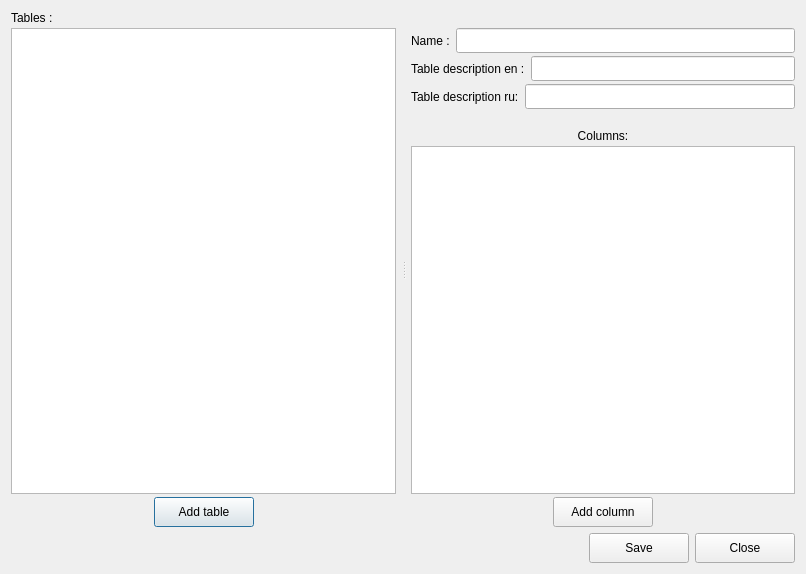
<?xml version="1.0" encoding="UTF-8"?>
<ui version="4.0">
 <class>DatabaseSchemaEditorDialog</class>
 <widget class="QDialog" name="DatabaseSchemaEditorDialog">
  <property name="geometry">
   <rect>
    <x>0</x>
    <y>0</y>
    <width>806</width>
    <height>574</height>
   </rect>
  </property>
  <property name="windowTitle">
   <string>Schema editor</string>
  </property>
  <layout class="QVBoxLayout" name="verticalLayout_3">
   <item>
    <layout class="QVBoxLayout" name="verticalLayout_2">
     <item>
      <widget class="QStackedWidget" name="stackedWidget">
       <widget class="QWidget" name="page">
        <layout class="QHBoxLayout" name="horizontalLayout">
         <property name="spacing">
          <number>0</number>
         </property>
         <property name="leftMargin">
          <number>0</number>
         </property>
         <property name="topMargin">
          <number>0</number>
         </property>
         <property name="rightMargin">
          <number>0</number>
         </property>
         <property name="bottomMargin">
          <number>0</number>
         </property>
         <item>
          <layout class="QHBoxLayout" name="horizontalLayout_2">
           <item>
            <widget class="QWidget" name="widget" native="true">
             <property name="sizePolicy">
              <sizepolicy hsizetype="Minimum" vsizetype="Preferred">
               <horstretch>0</horstretch>
               <verstretch>0</verstretch>
              </sizepolicy>
             </property>
             <layout class="QHBoxLayout" name="horizontalLayout_4">
              <property name="spacing">
               <number>0</number>
              </property>
              <property name="leftMargin">
               <number>0</number>
              </property>
              <property name="topMargin">
               <number>0</number>
              </property>
              <property name="rightMargin">
               <number>0</number>
              </property>
              <property name="bottomMargin">
               <number>0</number>
              </property>
              <item>
               <widget class="QSplitter" name="splitter">
                <property name="orientation">
                 <enum>Qt::Horizontal</enum>
                </property>
                <property name="handleWidth">
                 <number>15</number>
                </property>
                <widget class="QWidget" name="widget_2" native="true">
                 <layout class="QVBoxLayout" name="verticalLayout_5">
                  <property name="leftMargin">
                   <number>0</number>
                  </property>
                  <property name="topMargin">
                   <number>0</number>
                  </property>
                  <property name="rightMargin">
                   <number>0</number>
                  </property>
                  <property name="bottomMargin">
                   <number>0</number>
                  </property>
                  <item>
                   <layout class="QVBoxLayout" name="verticalLayout_4">
                    <property name="spacing">
                     <number>3</number>
                    </property>
                    <item>
                     <widget class="QLabel" name="label_4">
                      <property name="text">
                       <string>Tables : </string>
                      </property>
                     </widget>
                    </item>
                    <item>
                     <widget class="QListWidget" name="listWidget">
                      <property name="viewMode">
                       <enum>QListView::ListMode</enum>
                      </property>
                     </widget>
                    </item>
                    <item>
                     <layout class="QHBoxLayout" name="horizontalLayout_5">
                      <property name="topMargin">
                       <number>0</number>
                      </property>
                      <item>
                       <spacer name="horizontalSpacer_2">
                        <property name="orientation">
                         <enum>Qt::Horizontal</enum>
                        </property>
                        <property name="sizeHint" stdset="0">
                         <size>
                          <width>40</width>
                          <height>20</height>
                         </size>
                        </property>
                       </spacer>
                      </item>
                      <item>
                       <widget class="QPushButton" name="pushButton_3">
                        <property name="minimumSize">
                         <size>
                          <width>100</width>
                          <height>30</height>
                         </size>
                        </property>
                        <property name="text">
                         <string>Add table</string>
                        </property>
                        <property name="icon">
                         <iconset resource="engine.qrc">
                          <normaloff>:/engine/images/crud_create.png</normaloff>:/engine/images/crud_create.png</iconset>
                        </property>
                        <property name="iconSize">
                         <size>
                          <width>18</width>
                          <height>18</height>
                         </size>
                        </property>
                       </widget>
                      </item>
                      <item>
                       <spacer name="horizontalSpacer_4">
                        <property name="orientation">
                         <enum>Qt::Horizontal</enum>
                        </property>
                        <property name="sizeHint" stdset="0">
                         <size>
                          <width>40</width>
                          <height>20</height>
                         </size>
                        </property>
                       </spacer>
                      </item>
                     </layout>
                    </item>
                   </layout>
                  </item>
                 </layout>
                </widget>
                <widget class="QWidget" name="widget_3" native="true">
                 <layout class="QVBoxLayout" name="verticalLayout_7">
                  <property name="leftMargin">
                   <number>0</number>
                  </property>
                  <property name="topMargin">
                   <number>0</number>
                  </property>
                  <property name="rightMargin">
                   <number>0</number>
                  </property>
                  <property name="bottomMargin">
                   <number>0</number>
                  </property>
                  <item>
                   <layout class="QVBoxLayout" name="verticalLayout_6">
                    <property name="spacing">
                     <number>3</number>
                    </property>
                    <item>
                     <layout class="QVBoxLayout" name="verticalLayout_8">
                      <property name="spacing">
                       <number>3</number>
                      </property>
                      <property name="topMargin">
                       <number>17</number>
                      </property>
                      <property name="rightMargin">
                       <number>0</number>
                      </property>
                      <property name="bottomMargin">
                       <number>17</number>
                      </property>
                      <item>
                       <layout class="QHBoxLayout" name="horizontalLayout_8">
                        <property name="topMargin">
                         <number>0</number>
                        </property>
                        <item>
                         <widget class="QLabel" name="label">
                          <property name="text">
                           <string>Name : </string>
                          </property>
                         </widget>
                        </item>
                        <item>
                         <widget class="QLineEdit" name="TableName">
                          <property name="minimumSize">
                           <size>
                            <width>0</width>
                            <height>25</height>
                           </size>
                          </property>
                         </widget>
                        </item>
                       </layout>
                      </item>
                      <item>
                       <layout class="QHBoxLayout" name="horizontalLayout_9">
                        <property name="bottomMargin">
                         <number>0</number>
                        </property>
                        <item>
                         <widget class="QLabel" name="label_2">
                          <property name="text">
                           <string>Table description en : </string>
                          </property>
                         </widget>
                        </item>
                        <item>
                         <widget class="QLineEdit" name="TableDescriptionEn">
                          <property name="minimumSize">
                           <size>
                            <width>0</width>
                            <height>25</height>
                           </size>
                          </property>
                         </widget>
                        </item>
                       </layout>
                      </item>
                      <item>
                       <layout class="QHBoxLayout" name="horizontalLayout_10">
                        <property name="topMargin">
                         <number>0</number>
                        </property>
                        <item>
                         <widget class="QLabel" name="label_3">
                          <property name="text">
                           <string>Table description ru: </string>
                          </property>
                         </widget>
                        </item>
                        <item>
                         <widget class="QLineEdit" name="TableDescriptionRu">
                          <property name="minimumSize">
                           <size>
                            <width>0</width>
                            <height>25</height>
                           </size>
                          </property>
                         </widget>
                        </item>
                       </layout>
                      </item>
                     </layout>
                    </item>
                    <item>
                     <widget class="QLabel" name="label_5">
                      <property name="text">
                       <string>Columns:</string>
                      </property>
                      <property name="alignment">
                       <set>Qt::AlignCenter</set>
                      </property>
                     </widget>
                    </item>
                    <item>
                     <widget class="QListWidget" name="listWidget_2"/>
                    </item>
                    <item>
                     <layout class="QHBoxLayout" name="horizontalLayout_7">
                      <item>
                       <spacer name="horizontalSpacer_3">
                        <property name="orientation">
                         <enum>Qt::Horizontal</enum>
                        </property>
                        <property name="sizeHint" stdset="0">
                         <size>
                          <width>40</width>
                          <height>20</height>
                         </size>
                        </property>
                       </spacer>
                      </item>
                      <item>
                       <widget class="QPushButton" name="pushButton_AddColumn">
                        <property name="minimumSize">
                         <size>
                          <width>100</width>
                          <height>30</height>
                         </size>
                        </property>
                        <property name="text">
                         <string>Add column</string>
                        </property>
                        <property name="icon">
                         <iconset resource="engine.qrc">
                          <normaloff>:/engine/images/crud_create.png</normaloff>:/engine/images/crud_create.png</iconset>
                        </property>
                        <property name="iconSize">
                         <size>
                          <width>18</width>
                          <height>18</height>
                         </size>
                        </property>
                       </widget>
                      </item>
                      <item>
                       <spacer name="horizontalSpacer_5">
                        <property name="orientation">
                         <enum>Qt::Horizontal</enum>
                        </property>
                        <property name="sizeHint" stdset="0">
                         <size>
                          <width>40</width>
                          <height>20</height>
                         </size>
                        </property>
                       </spacer>
                      </item>
                     </layout>
                    </item>
                   </layout>
                  </item>
                 </layout>
                </widget>
               </widget>
              </item>
             </layout>
            </widget>
           </item>
          </layout>
         </item>
        </layout>
       </widget>
       <widget class="QWidget" name="page_2">
        <layout class="QVBoxLayout" name="verticalLayout">
         <item>
          <widget class="QPlainTextEdit" name="plainTextEdit"/>
         </item>
        </layout>
       </widget>
      </widget>
     </item>
     <item>
      <layout class="QHBoxLayout" name="horizontalLayout_3">
       <item>
        <spacer name="horizontalSpacer">
         <property name="orientation">
          <enum>Qt::Horizontal</enum>
         </property>
         <property name="sizeHint" stdset="0">
          <size>
           <width>40</width>
           <height>20</height>
          </size>
         </property>
        </spacer>
       </item>
       <item>
        <widget class="QPushButton" name="pushButton">
         <property name="minimumSize">
          <size>
           <width>100</width>
           <height>30</height>
          </size>
         </property>
         <property name="text">
          <string>Save</string>
         </property>
         <property name="icon">
          <iconset resource="engine.qrc">
           <normaloff>:/engine/images/edit.png</normaloff>:/engine/images/edit.png</iconset>
         </property>
         <property name="iconSize">
          <size>
           <width>18</width>
           <height>18</height>
          </size>
         </property>
        </widget>
       </item>
       <item>
        <widget class="QPushButton" name="pushButton_2">
         <property name="minimumSize">
          <size>
           <width>100</width>
           <height>30</height>
          </size>
         </property>
         <property name="text">
          <string>Close</string>
         </property>
         <property name="icon">
          <iconset resource="engine.qrc">
           <normaloff>:/engine/images/stop.png</normaloff>:/engine/images/stop.png</iconset>
         </property>
         <property name="iconSize">
          <size>
           <width>18</width>
           <height>18</height>
          </size>
         </property>
        </widget>
       </item>
      </layout>
     </item>
    </layout>
   </item>
  </layout>
 </widget>
 <resources>
  <include location="engine.qrc"/>
 </resources>
 <connections/>
</ui>
